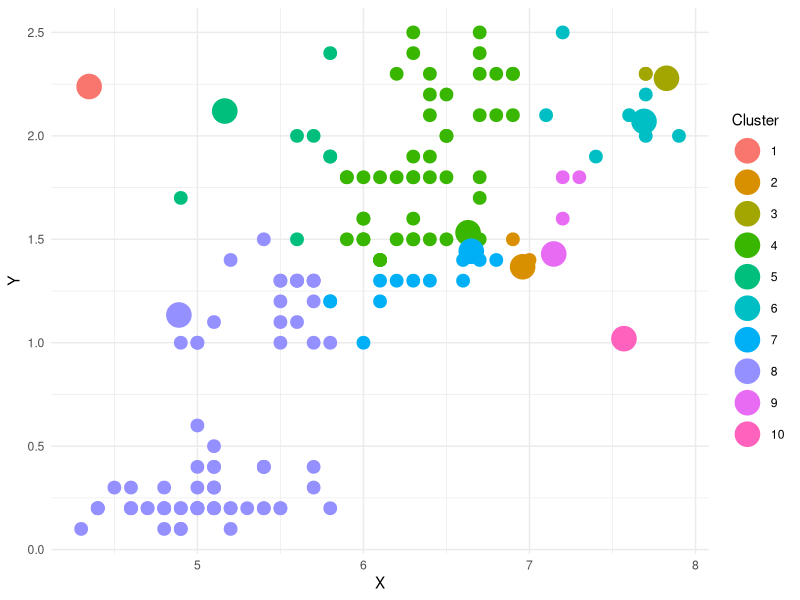
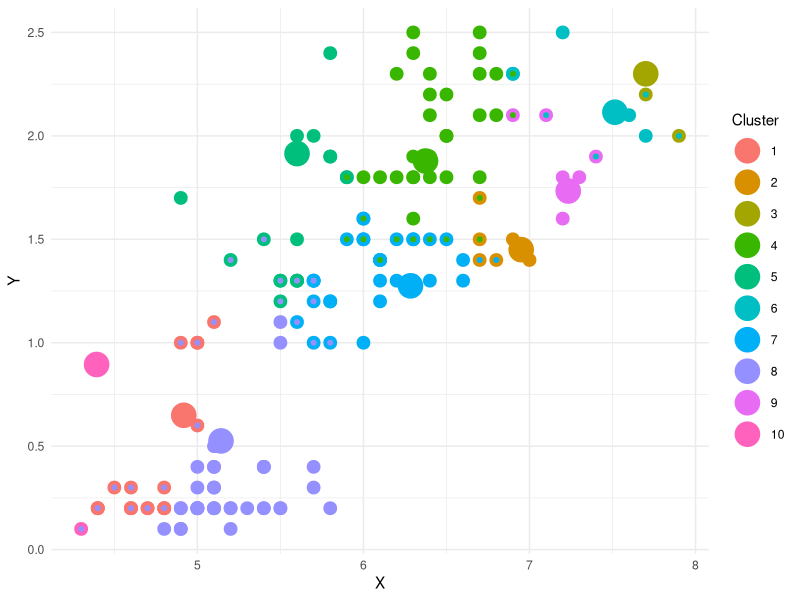
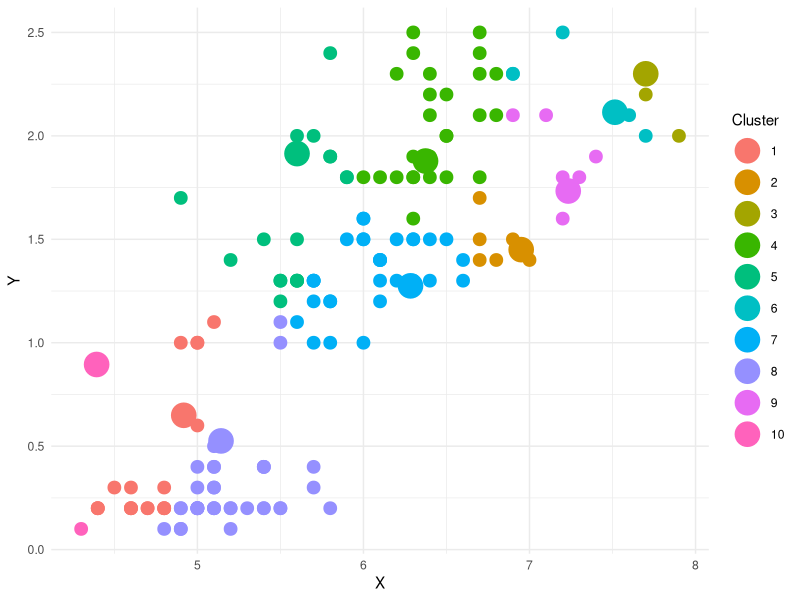
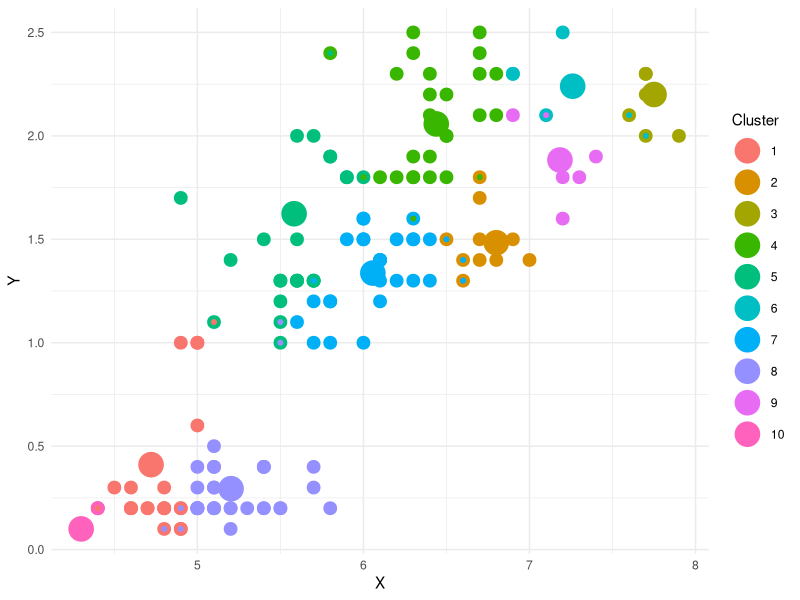
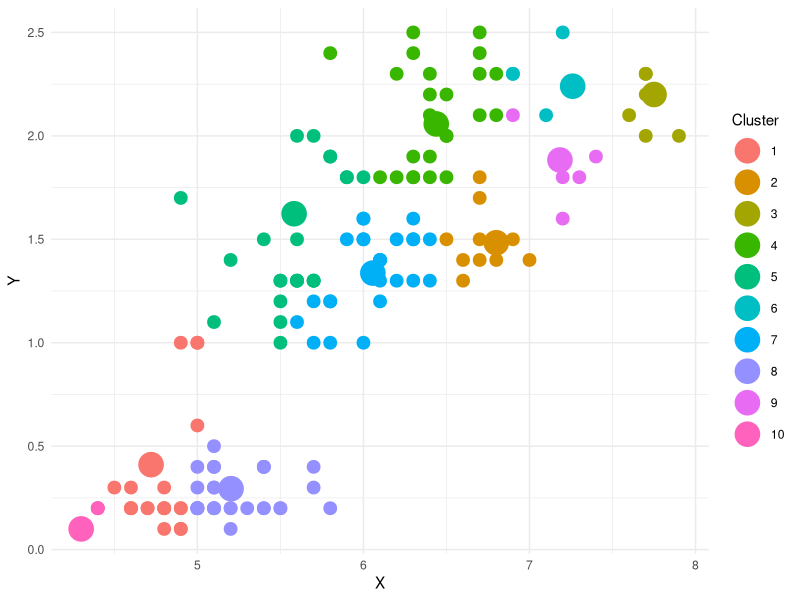
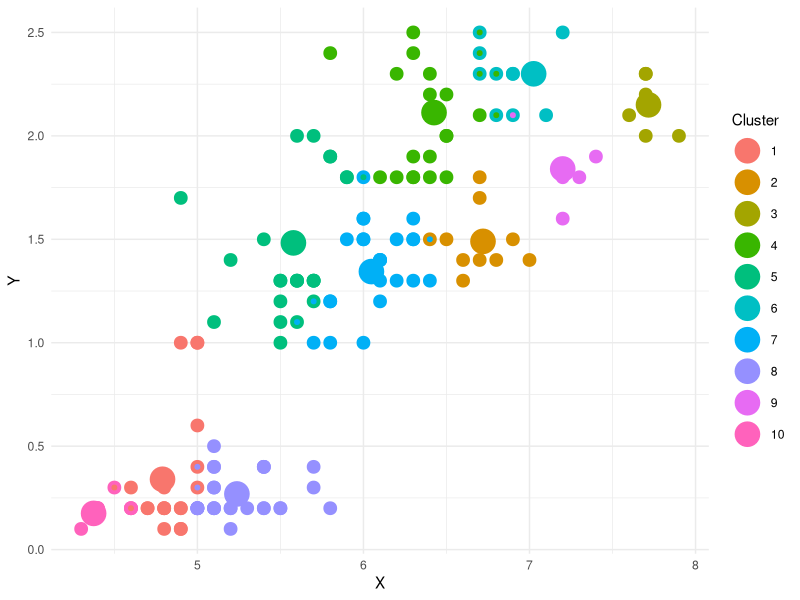
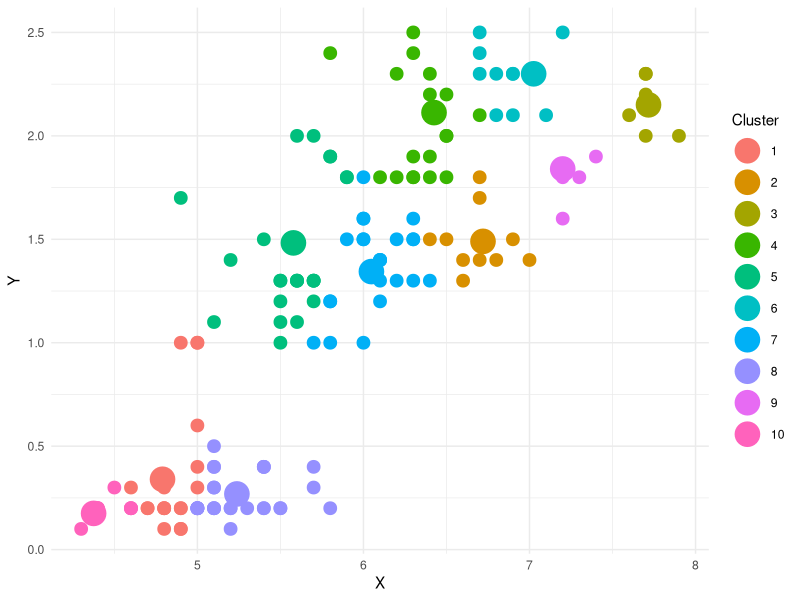
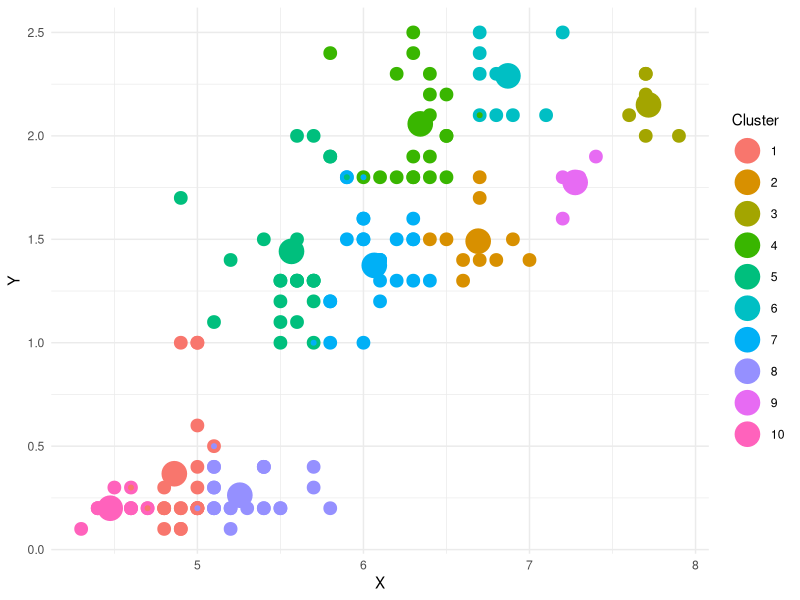

Source code (R) for these figures, in order:
# Load packages
library(ggplot2) # For visualization
library(scales) # To extract palettes


# Load data
data("iris")
df <- iris[,c("Sepal.Length","Petal.Width")]

# Pre-define a function 
# to compute distances in a 2D space
# Returns distances from each point to each centroid
get_distances <- function(mat1, mat2){
  # Ensure both are matrices
  mat1 <- as.matrix(mat1)
  mat2 <- as.matrix(mat2)
  
  n <- nrow(mat1)
  k <- nrow(mat2)
  
  # Using outer product for vectorization
  dist_mat <- outer(1:n, 1:k, Vectorize(function(i, j) {
    sqrt(sum((mat1[i, ] - mat2[j, ])^2))
  }))
  
  return(dist_mat)
}


#' The function k_means_visual takes a 2D data frame
#' and the number of clusters k. If k is not provided
#' it generates a random value between 1 and 10 for k.
#' While executing, it prints multiple plots to show
#' how the algorithm converges. Note, that edge colors
#' show new cluster classifications, while fill colors
#' indicate previous clusters. It returns a list of
#' clusters (length = n) and their coordinates
#' in the 2D space

k_means_visual <- function(k = NULL, data){
  
  # ------------------------ Check hyper-variables first ------------------------
  
  # Check if k is provided, otherwise generate a random number
  # between 1 and 10
  k <- ifelse(is.null(k),
              round(runif(1,1,10),0),
              k)
  
  # Check if it's a 2D data
  if (is.data.frame(data)){
    df <- data
  } else{
    stop("Please provide a data set")
  }
  if (ncol(data) != 2){
    stop("Please make sure that the data frame is in a 2-dimensional space")
  }
  # Make sure column names are X and Y
  colnames(df) <- c("x","y")
  # Create a matrix from df - we'll use it later
  df_mat <- as.matrix(df)
  
  # Create a palette for visualization
  my_palette <- hue_pal()(k) 
  
  # ------------------------ Initialize function ------------------------
  
  # Set initial random values for k centroids
  # within the range of X and Y
  x_range <- range(df$x)
  y_range <- range(df$y)
  k_mat <- matrix(
    c(
      runif(k, x_range[1], x_range[2]),
      runif(k, y_range[1], y_range[2])
    ),
    nrow = k
  )
  colnames(k_mat) <- c("x","y")
  
  # ------------------------ Initialize the cycle ------------------------
  
  # Hyper-variables
  need_update <- TRUE # flag when to stop the cycle
  eps <- 1e-6 # precision
  
  while(need_update){
    # Calculate distances
    # n x k matrix - distances from each data point
    # to each centroid
    dist_mat <- get_distances(df_mat, k_mat) 
    
    # Define clusters based on distances
    clusters <- apply(dist_mat, 1, which.min)
    
    # Visualize
    p1 <- ggplot()+
      # Data points
      geom_point(data = as.data.frame(df_mat), aes(x = x, y = y,
                                                   fill = factor(clusters, levels = 1:k),
                                                   color = factor(clusters, levels = 1:k)),
                 size = 2, shape = 21, stroke = 2)+
      # Centroids
      geom_point(data = as.data.frame(k_mat), aes(x = x, y = y,
                                                  fill = factor(1:nrow(k_mat), levels = 1:k),
                                                  color = factor(1:nrow(k_mat), levels = 1:k)),
                 size = 8, shape = 21)+
      scale_color_manual(values = my_palette, 
                         breaks = 1:k,
                         labels = 1:k)+
      scale_fill_manual(values = my_palette, 
                        breaks = 1:k,
                        labels = 1:k)+
      scale_x_continuous(limits = x_range)+
      scale_y_continuous(limits = y_range)+
      labs(x = "X", y = "Y", color = "Cluster", fill = "Cluster")+
      theme_minimal()
    
    print(p1)
    Sys.sleep(1) # wait to see the differences between plots
    
    # ------------------------ Update locations ------------------------
    
    # Define new centroid positions
    # Address a problem that sometimes centroids can
    # fall out (be too far away from data points)
    # and k can become larger than the
    # number of actual centroids
    k_mat_new <- matrix(NA, nrow = k, ncol = 2)
    colnames(k_mat_new) <- c("x","y")
    
    x_means <- tapply(df_mat[, "x"], clusters, mean)
    y_means <- tapply(df_mat[, "y"], clusters, mean)
    
    # Fill in the centroids that exist
    existing_clusters <- as.numeric(names(x_means))
    k_mat_new[existing_clusters, "x"] <- x_means
    k_mat_new[existing_clusters, "y"] <- y_means
    
    # Handle empty clusters if they exist
    # Simply assign random values within the range
    empty_clusters <- which(is.na(k_mat_new[, 1]))
    if(length(empty_clusters) > 0){
      for(i in empty_clusters){
        k_mat_new[i, ] <- c(runif(1, x_range[1], x_range[2]),
                            runif(1, y_range[1], y_range[2]))
      }
    }
    
    # Check if a new iteration is needed BEFORE creating p2
    converged <- all(abs(k_mat - k_mat_new) < eps)
    
    # Only create and show p2 if not converged yet
    if(!converged){
      # New distances 
      dist_mat_new <- get_distances(df_mat, k_mat_new)
      
      # Define new clusters
      clusters_new <- apply(dist_mat_new, 1, which.min)
      
      # New visualization with updated clusters
      # Fill color - old classifications
      # Edge color - new classifications
      p2 <- ggplot()+
        # Data points
        geom_point(data = as.data.frame(df_mat), aes(x = x, y = y,
                                                     fill = factor(clusters, levels = 1:k),
                                                     color = factor(clusters_new, levels = 1:k)),
                   size = 2, shape = 21, stroke = 2)+
        # Centroids
        geom_point(data = as.data.frame(k_mat_new), aes(x = x, y = y,
                                                        color = factor(1:nrow(k_mat_new), levels = 1:k),
                                                        fill = factor(1:nrow(k_mat_new), levels = 1:k)),
                   size = 8, shape = 21)+
        scale_color_manual(values = my_palette,
                           breaks = 1:k,
                           labels = 1:k)+
        scale_fill_manual(values = my_palette,
                          breaks = 1:k,
                          labels = 1:k)+
        scale_x_continuous(limits = x_range)+
        scale_y_continuous(limits = y_range)+
        labs(x = "X", y = "Y", color = "Cluster", fill = "Cluster")+
        theme_minimal()
      
      print(p2)
      Sys.sleep(1)
    }
    
    # Update for next iteration
    if (converged){
      need_update <- FALSE
    } else {
      k_mat <- k_mat_new # update centroid locations
      need_update <- TRUE
    }
  }
  
  # Return a list with clusters and their positions
  out <- list(
    clusters = clusters,
    cluster_locations = k_mat
  )
  
  return(out)
}

















k_means_visual(k=10,data = df)
